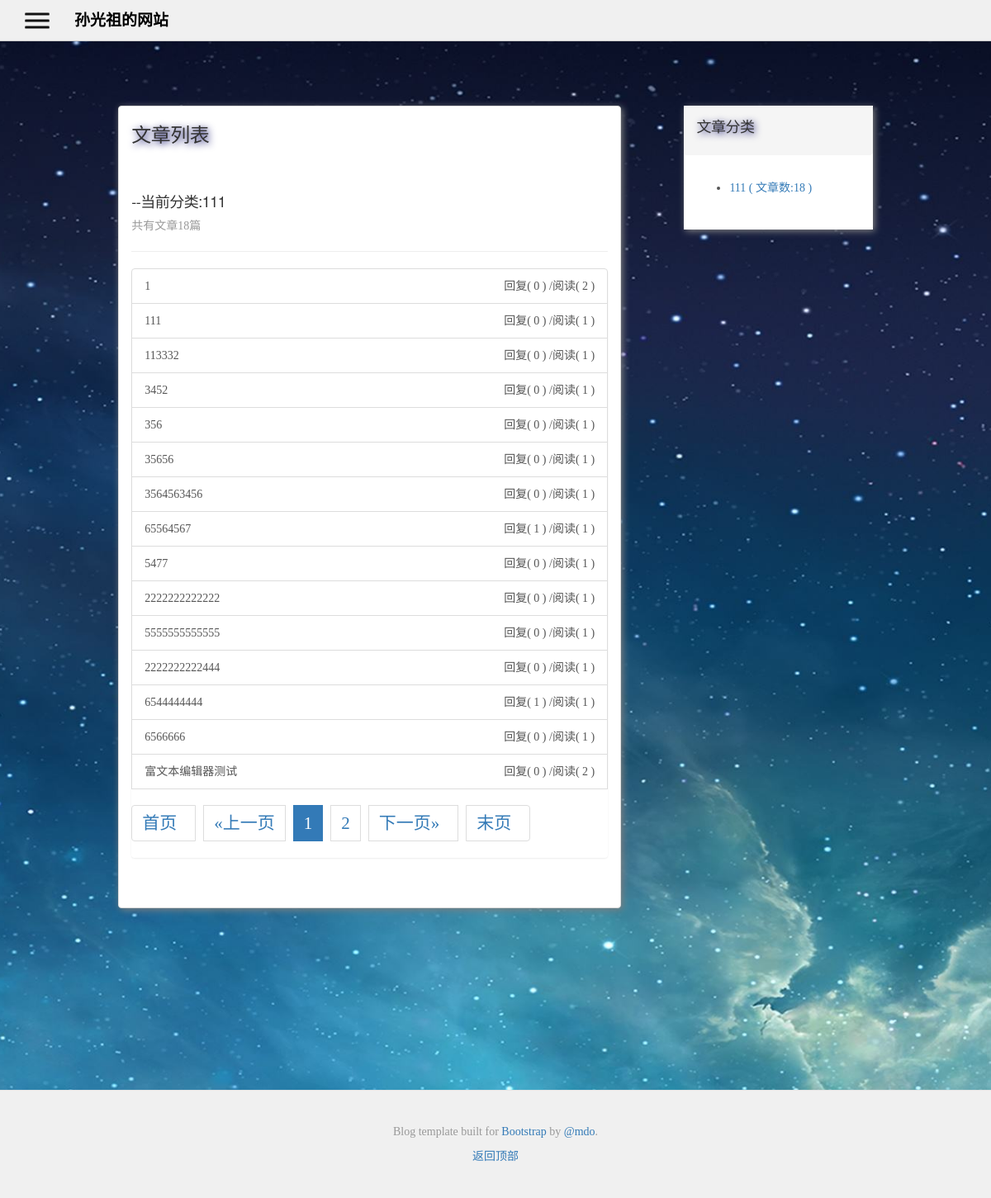
Screenshot of /article/articles_with_type/1 with the database file from the repository.
### article/models.py (models this page shows, shortened)
class ArticleType(models.Model):
	type_name = models.CharField(max_length=20)

class Article(models.Model):
	title = models.CharField(max_length=50)
	content = RichTextField()
	article_type = models.ForeignKey(ArticleType, on_delete=models.DO_NOTHING)
	author = models.ForeignKey(User, on_delete=models.DO_NOTHING)
	read_count = models.IntegerField(default=0)
	created_time = models.DateTimeField(auto_now_add=True)
	update_time = models.DateTimeField(auto_now=True)
	is_deleted = models.NullBooleanField(default=False)
	class Meta:
		ordering = ['-created_time']

### article/views.py (the view)
# urls.py: path('articles_with_type/<int:type_id>', articles_with_type, name='articles_with_type'),
def articles_with_type(request, type_id):
	type_name = ArticleType.objects.get(id=type_id).type_name
	articles = Article.objects.filter(article_type=type_id).annotate(comment_num=Count('articlecomment'))
	context = list_display(request, articles, 15)
	context['articles'] = articles
	context['type_name'] = type_name
	context['type_list'] = ArticleType.objects.annotate(article_num=Count('article'))
	response = render(request, "article/articles_with_type.html", context)
	return response

### my_site/common.py (called while the page is built)
def list_display(request, objs, num_per_page):
	page_num = int(request.GET.get('page', 1))
	paginator = Paginator(objs, num_per_page)
	page_now = paginator.get_page(page_num)
	page_count = paginator.num_pages
	if page_num <= 5:
		page_range = list(range(1, min(9, page_count) + 1))
	elif 5 < page_num and page_count <= 9:
		page_range = list(range(1, page_count + 1))
	else:
		page_range = list(range(page_num - 4, min(page_num + 4, page_count + 1)))
	context = dict()
	context['page_now'] = page_now
	context['page_num'] = page_num
	context['page_count'] = page_count
	context['page_range'] = page_range
	return context

### templates/article/articles_with_type.html
{% extends 'base.html' %}
{% block container %}
<div class="col-sm-8 panel panel-default blog-main">
    <div class="blog-header">
        <h3>文章列表</h3>
    </div>
    <div class="blog-post">
        <h4>--当前分类:{{ type_name }}</h4>
        <p class="blog-post-meta">共有文章{{ articles|length }}篇</p>
        <hr>
        <div class="list-group">
            {% for article in page_now %}
            <a class="list-group-item" href="{% url 'article_detail' article.id %}">{{ article.title }}
                <span class="pull-right">阅读( {{ article.read_count }} )</span>
                <span class="pull-right">回复( {{ article.comment_num }} ) / </span></a>
            {% empty %}
            暂无内容
            {% endfor %}
            {% if page_now %}
            {% include 'page_nav.html' %}
            {% endif %}
        </div>
    </div>
</div>
{% include 'article/type_list.html' %}
{% endblock %}

### templates/article/type_list.html (shortened to what this page needs)
<div class="col-sm-3 col-sm-offset-1 blog-sidebar" style="box-shadow: 2px 2px 8px grey; background-color:white;">
    <div class="sidebar-module sidebar-module-inset">
        <h4>文章分类</h4>
    </div>
    <div class="sidebar-module">
        <ul>
            {% for type in type_list %}
            <li><a href="{% url 'articles_with_type' type.id %}">{{ type.type_name }} ( 文章数:{{ type.article_num}} )</a>
            </li>
            {% endfor %}
        </ul>
    </div>
</div>

### static/css/libs-450d8b8036.css (style rules this page uses)
html { font-size:52.5% }
@media (min-width:768px) { html { font-size:57.5% } }
body { font-size:19px;font-size:1.9rem;line-height:1.5;color:rgba(64,81,102,.96);font-family:'Nunito Sans',sans-serif }
@media (min-width:768px) { body { line-height:2.5rem } }
h1,h2,h3,h4,h5,p { max-width:100% }
h1,h2,h3,h4,h5 { margin-top:0;margin-bottom:0;letter-spacing:-.5px }
h3 { font-size:3rem;font-weight:200;line-height:3.5rem;margin-top:1rem;margin-bottom:.5rem }
h4 { font-size:2rem;line-height:2.5rem }
h4,h5 { font-weight:600 }
figure,ol,p,table,ul { margin-top:2.5rem;margin-bottom:2.5rem }
a { color:#0a90eb;text-decoration:none }
html { font-family:sans-serif;-ms-text-size-adjust:100%;-webkit-text-size-adjust:100% }
body { margin:0 }
a { background-color:transparent }
hr { box-sizing:content-box;height:0 }
* { -webkit-box-sizing:border-box;-moz-box-sizing:border-box;box-sizing:border-box }
:after,:before { -webkit-box-sizing:border-box;-moz-box-sizing:border-box;box-sizing:border-box }
html { font-size:10px;-webkit-tap-highlight-color:transparent }
body { font-family:"Nunito Sans",sans-serif;font-size:19px;line-height:1.45;color:rgba(0,0,0,.8);background-color:#fff }
a { color:rgba(1,105,160,.9);text-decoration:none }
hr { margin-top:27px;margin-bottom:27px;border:0;border-top:1px solid rgba(64,81,102,.48) }
.col-lg-1,.col-lg-10,.col-lg-11,.col-lg-12,.col-lg-2,.col-lg-3,.col-lg-4,.col-lg-5,.col-lg-6,.col-lg-7,.col-lg-8,.col-lg-9,.col-md-1,.col-md-10,.col-md-11,.col-md-12,.col-md-2,.col-md-3,.col-md-4,.col-md-5,.col-md-6,.col-md-7,.col-md-8,.col-md-9,.col-sm-1,.col-sm-10,.col-sm-11,.col-sm-12,.col-sm-2,.col-sm-3,.col-sm-4,.col-sm-5,.col-sm-6,.col-sm-7,.col-sm-8,.col-sm-9,.col-xs-1,.col-xs-10,.col-xs-11,.col-xs-12,.col-xs-2,.col-xs-3,.col-xs-4,.col-xs-5,.col-xs-6,.col-xs-7,.col-xs-8,.col-xs-9 { position:relative;min-height:1px;padding-left:10px;padding-right:10px }
@media (min-width:768px) { .col-sm-1,.col-sm-10,.col-sm-11,.col-sm-12,.col-sm-2,.col-sm-3,.col-sm-4,.col-sm-5,.col-sm-6,.col-sm-7,.col-sm-8,.col-sm-9 { float:left } }
@media (min-width:768px) { .col-sm-3 { width:25% } }
@media (min-width:768px) { .col-sm-8 { width:66.66667% } }
@media (min-width:768px) { .col-sm-offset-1 { margin-left:8.33333% } }

### static/css/theme.css (style rules this page uses)
body { padding-top: 70px; padding-bottom: 30px; }

### static/css/blog.css (style rules this page uses)
body { font-family: "宋体", Times, serif; color: #555; }
h1, .h1, h2, .h2, h3, .h3, h4, .h4, h5, .h5, h6, .h6 { margin-top: 0; font-family: "Helvetica Neue", Helvetica, Arial, sans-serif; font-weight: normal; color: #333; }
.blog-header { padding-top: 20px; padding-bottom: 20px; }
.blog-main { font-size: 14px; line-height: 1.5; }
.sidebar-module { padding: 15px; margin: 0 -15px 15px; }
.sidebar-module-inset { padding: 15px; background-color: #f5f5f5; border-radius: 4px; }
.blog-post { margin-bottom: 60px; }
.blog-post-meta { margin-bottom: 20px; color: #999; }

### rows the page displays
ArticleType: type_name "111", article_num "18"
Article: title "1", read_count "2", comment_num "0"
Article: title "111", read_count "1", comment_num "0"
Article: title "113332", read_count "1", comment_num "0"
Article: title "3452", read_count "1", comment_num "0"
Article: title "356", read_count "1", comment_num "0"
Article: title "35656", read_count "1", comment_num "0"
Article: title "3564563456", read_count "1", comment_num "0"
Article: title "65564567", read_count "1", comment_num "1"
Article: title "5477", read_count "1", comment_num "0"
Article: title "2222222222222", read_count "1", comment_num "0"
Article: title "5555555555555", read_count "1", comment_num "0"
Article: title "2222222222444", read_count "1", comment_num "0"
Article: title "6544444444", read_count "1", comment_num "1"
Article: title "6566666", read_count "1", comment_num "0"
Article: title "富文本编辑器测试", read_count "2", comment_num "0"

### other values shown
{{ articles|length }} "18"
{{ page_num }} "1"
{{ page_num }} "2"
